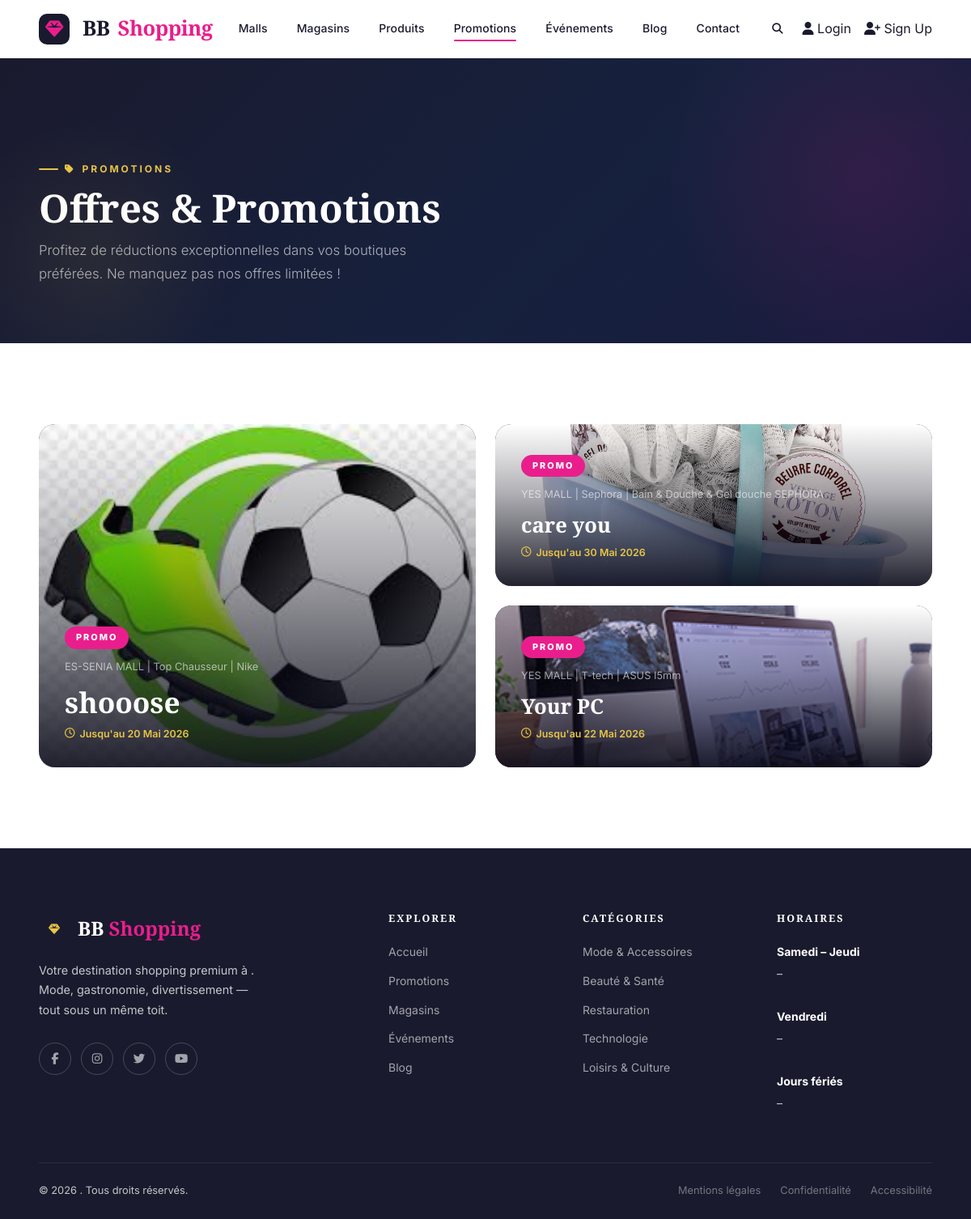
Page /promotions/ on the committed database.
### centre_commercial/models.py (models this page shows, shortened)
class Promotion(models.Model):
    product = models.ForeignKey(Product, on_delete=models.SET_NULL, null=True, blank=True, related_name='promotions')
    title = models.CharField(max_length=200, verbose_name="Title")
    description = models.TextField(blank=True, verbose_name="Description")
    image = models.ImageField(upload_to='promotions/', verbose_name="Image")
    start_date = models.DateField(verbose_name="Start date")
    end_date = models.DateField(verbose_name="End date")
    created_at = models.DateTimeField(auto_now_add=True, verbose_name="Created at")
    class Meta:
        verbose_name = "Promotion"
        verbose_name_plural = "Promotions"

class Product(models.Model):
    shop = models.ForeignKey(Shop, on_delete=models.CASCADE, related_name='products')
    category = models.ForeignKey(ProductCategory, on_delete=models.CASCADE)
    name = models.CharField(max_length=200)
    slug = models.SlugField(unique=True, blank=True)
    description = models.TextField(blank=True, verbose_name="Description")
    old_price = models.DecimalField(max_digits=10, decimal_places=2, null=True, blank=True)
    price = models.DecimalField(max_digits=10, decimal_places=2)
    image = models.ImageField(upload_to='products/', blank=True, null=True)
    created_at = models.DateTimeField(auto_now_add=True)
    updated_at = models.DateTimeField(auto_now=True)
    is_featured = models.BooleanField(default=False)
    is_actif = models.BooleanField(default=False)
    class Meta:
        ordering = ['-created_at', '-updated_at']
        verbose_name = _("Product")
    def main_image(self):
        return self.images.filter(is_main=True).first()

class ProductImages(models.Model):
    product = models.ForeignKey(Product, on_delete=models.CASCADE, null=True,related_name='images', verbose_name=_("Product images"))
    caption = models.CharField(max_length=128, blank=True, null=True)
    image = models.ImageField(upload_to="products/images/", blank=True, null=True)
    is_main = models.BooleanField(default=False)
    created_at = models.DateTimeField(auto_now_add=True)
    order = models.PositiveIntegerField(default=0)
    class Meta:
        verbose_name_plural = _("Product images")
        ordering = ['order', 'created_at']

class Shop(models.Model):
    CATEGORIES = [
        ('mode', 'Mode'),
        ('beaute', 'Beauté & Santé'),
        ('restauration', 'Restauration'),
        ('technologie', 'Technologie'),
        ('maison', 'Maison'),
        ('loisirs', 'Loisirs & Culture'),
        ('sport', 'Sport'),
        ('cinema', 'Cinéma'),
        ('autre', 'Autre'),
    ]
    owner = models.ForeignKey(User,on_delete=models.CASCADE, related_name='shops')
    mall = models.ForeignKey(Mall, null=True, blank=True, on_delete=models.SET_NULL, related_name='shops')
    name = models.CharField(max_length=200, verbose_name="Name of shop")
    slug = models.SlugField(unique=True, blank=True)
    category = models.CharField(max_length=50, choices=CATEGORIES, verbose_name="Category")
    description = models.TextField(blank=True, verbose_name="Description")
    cover = models.ImageField(upload_to='shops/cover/', verbose_name="Cover")
    logo = models.ImageField(upload_to='shops/logo/', verbose_name="Logo")
    phone    = models.CharField(max_length=20, blank=True, null=True, verbose_name="Phone")
    location = models.CharField(max_length=200, help_text="Ex: Niveau 1, Aile Nord", verbose_name="Location")
    email    = models.EmailField(blank=True, null=True, verbose_name="Email")
    website  = models.URLField(blank=True, null=True, verbose_name="Website")
    is_featured = models.BooleanField(default=False, verbose_name="Is featured ?")
    created_at = models.DateTimeField(auto_now_add=True)
    modified_at = models.DateTimeField(auto_now=True)
    is_actif = models.BooleanField(default=False)
    is_closed = models.BooleanField(default=False, verbose_name="Is closed ?")
    observation = models.TextField(blank=True, verbose_name="Observation") # En cas de fermeture ou autre
    class Meta:
        verbose_name = "Shop"
        verbose_name_plural = "Shops"

class Mall(models.Model):
    CITIES = [
        ('constantine', 'Constantine'),
        ('alger', 'Alger'),
        ('oran', 'Oran'),
        ('annaba', 'Annaba'),
        ('setif', 'Sétif'),
        ('autre', 'Autre'),
    ]
    manager = models.ForeignKey(User,on_delete=models.CASCADE, null=True, blank=True, related_name='malls')
    name = models.CharField(max_length=200)
    slug = models.SlugField(unique=True, blank=True)
    city = models.CharField(max_length=50, choices=CITIES)
    region = models.CharField(max_length=100)
    address = models.CharField(max_length=300)
    image = models.ImageField(upload_to='malls/', blank=True, null=True)
    bg_color = models.CharField(max_length=200, default="linear-gradient(135deg,#1a1a2e,#2d1f6e)",
                                  verbose_name="Gradient CSS (fallback image)",
                                  help_text="Ex: linear-gradient(135deg,#1a1a2e,#e91e8c)")
    description_short = models.CharField(max_length=180, blank=True)
    description = models.TextField(blank=True, default="Description of the mall", help_text="Description of the mall", verbose_name="Description")
    is_actif = models.BooleanField(default=False)
    is_open = models.BooleanField(default=True)
    is_featured = models.BooleanField(default=False)
    badge           = models.CharField(max_length=40, blank=True, verbose_name="Badge (ex: New, Phare)")
    observation     = models.TextField(blank=True, default="", help_text="En cas de fermeture ou autre",verbose_name="Observation",)
    phone        = models.CharField(max_length=20, blank=True, null=True, verbose_name="Phone")
    email            = models.EmailField(blank=True, null=True)
    website         = models.URLField(blank=True, null=True)
    opening_time = models.TimeField()
    closing_time = models.TimeField()
    number_of_shops = models.IntegerField(default=0)
    number_of_parking_spaces = models.IntegerField(default=0)
    created_at = models.DateTimeField(auto_now_add=True)
    updated_at = models.DateTimeField(auto_now=True)
    opening_date = models.DateField(blank=True, null=True, verbose_name="Opening date (if future)")
    class Meta:
        verbose_name = "Centre Commercial (Mall)"
        verbose_name_plural = "Centres Commerciaux (Malls)"
        ordering = ['-is_featured', 'name']

### centre_commercial/views.py (the view)
# urls.py: path('promotions/', views.PromotionListView.as_view(), name='promotions_all'),
class PromotionListView(ListView):
    model = Promotion
    template_name = 'mall/promotion_list.html'
    context_object_name = 'promotions'
    paginate_by = 12
    def get_queryset(self):
        now = timezone.now()
        queryset = Promotion.objects.filter(
            start_date__lte=now,
            end_date__gte=now
        )
        self.mall_slug = self.kwargs.get('slug')
        self.mall = None
        if self.mall_slug:
            self.mall = get_object_or_404(Mall, slug=self.mall_slug)
            queryset = queryset.filter(product__shop__mall=self.mall)
        return queryset.select_related(
            'product',
            'product__shop',
            'product__shop__mall'
        ).order_by('-created_at')
    def get_context_data(self, **kwargs):
        context = super().get_context_data(**kwargs)
        context['mall'] = self.mall
        return context

### centre_commercial/context_processors.py (called while the page is built)
def cart_processor(request):
    cart_count = 0
    if request.user.is_authenticated:
        order = Order.objects.filter(user=request.user, status='pending').first()
        if order:
            cart_count = sum(item.quantity for item in order.items.all())
    return {
        'cart_count': cart_count
    }

def wishlist_processor(request):
    wishlist_count = 0
    mall_slug = None
    if request.user.is_authenticated:
        wishlist = getattr(request.user, 'wishlist', None)
        if wishlist:
            wishlist_count = wishlist.products.count()
    if request.resolver_match:
        mall_slug = request.resolver_match.kwargs.get('mall_slug')
    return {
        'wishlist_count': wishlist_count,
        'mall_slug': mall_slug
    }

### templates/mall/promotion_list.html (shortened to what this page needs)
{% extends 'base.html' %}
{% block content %}
<section class="ym-page-hero">
  <div class="ym-container">
    <p class="ym-eyebrow"><i class="fas fa-tag"></i> Promotions</p>
    <h1 class="ym-section-title">Offres &amp; Promotions</h1>
    <p class="ym-section-subtitle">Profitez de réductions exceptionnelles dans vos boutiques préférées. Ne manquez pas nos offres limitées !</p>
  </div>
</section>
<section class="ym-section ym-section--light">
  <div class="ym-container">
    <div class="ym-promos-grid ym-reveal">
      {% for promotion in promotions %}
        {% if promotion.product.shop.mall.slug and promotion.product.shop.slug and promotion.product.slug %}
          <a href="{% url 'product' promotion.product.shop.mall.slug promotion.product.shop.slug promotion.product.slug %}" class="ym-promo-card">
            {% if promotion.product.main_image %}
              <div class="ym-promo-card__bg" style="background-image:url('{{ promotion.product.main_image.image.url }}');"></div>
              <div class="ym-promo-card__overlay"></div>
            {% else %}
              <div class="ym-promo-card__bg ym-promo-card--gradient-{{ forloop.counter|divisibleby:3|yesno:'3,1,2' }}" style="opacity:.6;"></div>
            {% endif %}
            <div class="ym-promo-card__content">
              <span class="ym-promo-card__tag">Promo</span>
              <p class="ym-promo-card__store">{{ promotion.product.shop.mall.name}} | {{ promotion.product.shop.name }} | {{ promotion.product.name }}</p>
              <h2 class="ym-promo-card__title">{{ promotion.title }}</h2>
              <p class="ym-promo-card__date">
                <i class="far fa-clock"></i> Jusqu'au {{ promotion.end_date|date:"d M Y" }}
              </p>
            </div>
          </a>
        {% endif %}
      {% empty %}
        <div class="ym-empty" style="grid-column: 1/-1;">
          <i class="fas fa-tag"></i>
          <p>Aucune promotion en cours. Revenez bientôt !</p>
        </div>
      {% endfor %}
    </div>
  </div>
</section>
{% endblock %}

### static/css/main.css (style rules this page uses)
:root { --color-primary: #1a1a2e; --color-secondary: #16213e; --color-accent: #e8c547; --color-accent2: #c9a227; --color-pink: #e91e8c; --color-surface: #ffffff; --color-bg: #f7f5f2; --color-text: #1a1a2e; --color-muted: #6b7280; --color-border: #e5e7eb; --font-display: 'Playfair Display', Georgia, serif; --font-body: 'Inter', system-ui, sans-serif; --radius-sm: 6px; --radius-md: 12px; --radius-lg: 20px; --radius-xl: 32px; --shadow-sm: 0 2px 8px rgba(0,0,0,.06); --shadow-md: 0 8px 30px rgba(0,0,0,.10); --shadow-lg: 0 20px 60px rgba(0,0,0,.15); --shadow-xl: 0 30px 80px rgba(0,0,0,.20); --transition: 0.3s cubic-bezier(0.4, 0, 0.2, 1); --transition-slow: 0.6s cubic-bezier(0.4, 0, 0.2, 1); }
*, *::before, *::after { box-sizing: border-box; margin: 0; padding: 0; }
html { scroll-behavior: smooth; }
body { font-family: var(--font-body); background-color: var(--color-bg); color: var(--color-text); overflow-x: hidden; line-height: 1.6; }
h1, h2, h3, h4, h5 { font-family: var(--font-display); line-height: 1.2; font-weight: 700; }
a { color: inherit; text-decoration: none; }
.ym-section { padding: 100px 0; }
.ym-section--light { background: #fff; }
.ym-container { width: 100%; max-width: 1380px; margin: 0 auto; padding: 0 48px; }
.ym-eyebrow { display: inline-flex; align-items: center; gap: 8px; font-size: 0.75rem; font-weight: 700; letter-spacing: 3px; text-transform: uppercase; color: var(--color-pink); margin-bottom: 12px; }
.ym-eyebrow::before { content: ''; width: 24px; height: 2px; background: currentColor; border-radius: 2px; }
.ym-section-title { font-family: var(--font-display); font-size: clamp(2rem, 4vw, 3.2rem); color: inherit; line-height: 1.1; }
.ym-section-subtitle { color: var(--color-muted); font-size: 1.05rem; font-weight: 300; margin-top: 12px; max-width: 520px; line-height: 1.7; }
.ym-promos-grid { display: grid; grid-template-columns: 1fr 1fr; gap: 24px; }
.ym-promos-grid > .ym-promo-card:first-child { grid-row: span 2; }
.ym-promo-card { position: relative; border-radius: var(--radius-lg); overflow: hidden; background: linear-gradient(135deg, var(--color-primary), #2d2d5a); min-height: 200px; display: flex; flex-direction: column; justify-content: flex-end; padding: 32px; transition: transform var(--transition); cursor: pointer; }
.ym-promos-grid > .ym-promo-card:first-child { min-height: 420px; }
.ym-promo-card__bg { position: absolute; inset: 0; background-size: cover; background-position: center; }
.ym-promo-card__overlay { position: absolute; inset: 0; background: linear-gradient(to top, rgba(10,10,25,0.9) 0%, rgba(10,10,25,0.3) 60%, transparent 100%); }
.ym-promo-card__content { position: relative; z-index: 1; }
.ym-promo-card__tag { display: inline-block; background: var(--color-pink); color: #fff; font-size: 0.68rem; font-weight: 800; letter-spacing: 2px; text-transform: uppercase; padding: 5px 14px; border-radius: 50px; margin-bottom: 12px; }
.ym-promo-card__title { font-family: var(--font-display); font-size: 1.6rem; color: #fff; font-weight: 800; margin-bottom: 8px; line-height: 1.2; }
.ym-promos-grid > .ym-promo-card:first-child .ym-promo-card__title { font-size: 2.2rem; }
.ym-promo-card__store { font-size: 0.8rem; color: rgba(255,255,255,0.6); margin-bottom: 12px; }
.ym-promo-card__date { font-size: 0.78rem; color: var(--color-accent); font-weight: 600; display: flex; align-items: center; gap: 6px; }
.ym-reveal { opacity: 0; transform: translateY(40px); transition: opacity 0.7s ease, transform 0.7s ease; }
.ym-reveal.visible { opacity: 1; transform: translateY(0); }
.ym-page-hero { background: linear-gradient(135deg, var(--color-primary) 0%, #16213e 60%, #1a1a3e 100%); padding: 120px 0 72px; position: relative; overflow: hidden; }
.ym-page-hero::before { content: ''; position: absolute; top: -30%; right: -10%; width: 500px; height: 500px; background: radial-gradient(circle, rgba(233,30,140,0.12) 0%, transparent 70%); pointer-events: none; }
.ym-page-hero::after { content: ''; position: absolute; bottom: -20%; left: -5%; width: 350px; height: 350px; background: radial-gradient(circle, rgba(232,197,71,0.08) 0%, transparent 70%); pointer-events: none; }
.ym-page-hero .ym-eyebrow { color: var(--color-accent); }
.ym-page-hero .ym-section-title { color: #fff; max-width: 700px; }
.ym-page-hero .ym-section-subtitle { color: rgba(255,255,255,0.65); }

### rows in the picture
Promotion: product.main_image.image (picture), product.shop.mall.name "ES-SENIA MALL", product.shop.name "Top Chausseur", product.name "Nike", title "shooose", end_date "20 Mai 2026"
Promotion: product.main_image.image (picture), product.shop.mall.name "YES MALL", product.shop.name "Sephora", product.name "Bain & Douche & Gel douche SEPHORA", title "care you", end_date "30 Mai 2026"
Promotion: product.main_image.image (picture), product.shop.mall.name "YES MALL", product.shop.name "T-tech", product.name "ASUS I5mm", title "Your PC", end_date "22 Mai 2026"
